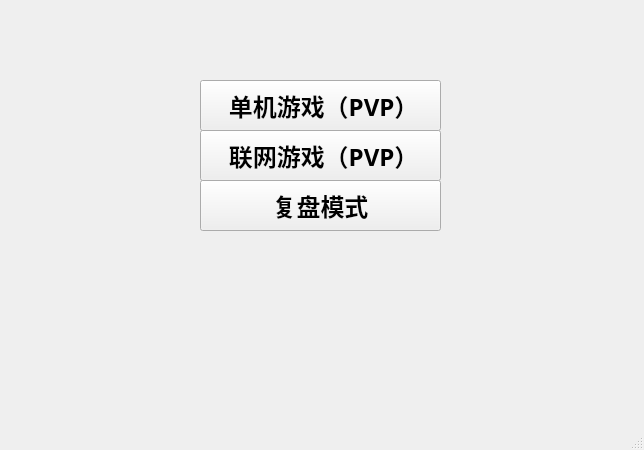
<?xml version="1.0" encoding="UTF-8"?>
<ui version="4.0">
 <class>StartWindow</class>
 <widget class="QMainWindow" name="StartWindow">
  <property name="geometry">
   <rect>
    <x>0</x>
    <y>0</y>
    <width>644</width>
    <height>450</height>
   </rect>
  </property>
  <property name="windowTitle">
   <string>StartWindow</string>
  </property>
  <widget class="QWidget" name="centralwidget">
   <widget class="QPushButton" name="SingleGame">
    <property name="geometry">
     <rect>
      <x>200</x>
      <y>80</y>
      <width>241</width>
      <height>51</height>
     </rect>
    </property>
    <property name="font">
     <font>
      <family>宋体</family>
      <pointsize>18</pointsize>
      <bold>true</bold>
     </font>
    </property>
    <property name="text">
     <string> 单机游戏（PVP）</string>
    </property>
   </widget>
   <widget class="QPushButton" name="NetGame">
    <property name="geometry">
     <rect>
      <x>200</x>
      <y>130</y>
      <width>241</width>
      <height>51</height>
     </rect>
    </property>
    <property name="font">
     <font>
      <family>宋体</family>
      <pointsize>18</pointsize>
      <bold>true</bold>
     </font>
    </property>
    <property name="text">
     <string> 联网游戏（PVP）</string>
    </property>
   </widget>
   <widget class="QPushButton" name="RecordPattern">
    <property name="geometry">
     <rect>
      <x>200</x>
      <y>180</y>
      <width>241</width>
      <height>51</height>
     </rect>
    </property>
    <property name="font">
     <font>
      <family>宋体</family>
      <pointsize>18</pointsize>
      <bold>true</bold>
     </font>
    </property>
    <property name="text">
     <string>复盘模式</string>
    </property>
   </widget>
  </widget>
  <widget class="QMenuBar" name="menubar">
   <property name="geometry">
    <rect>
     <x>0</x>
     <y>0</y>
     <width>644</width>
     <height>26</height>
    </rect>
   </property>
  </widget>
  <widget class="QStatusBar" name="statusbar"/>
 </widget>
 <resources/>
 <connections/>
</ui>
